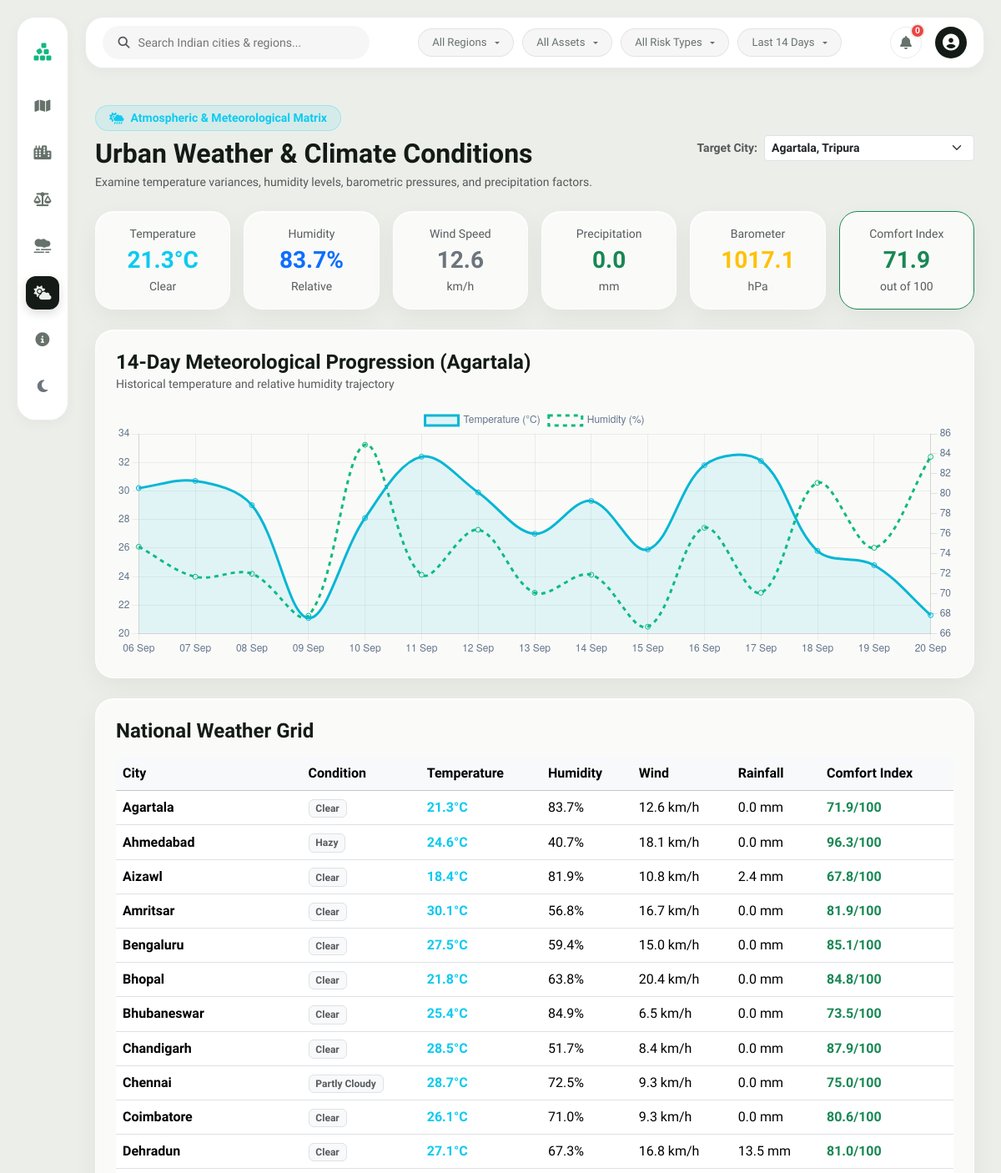
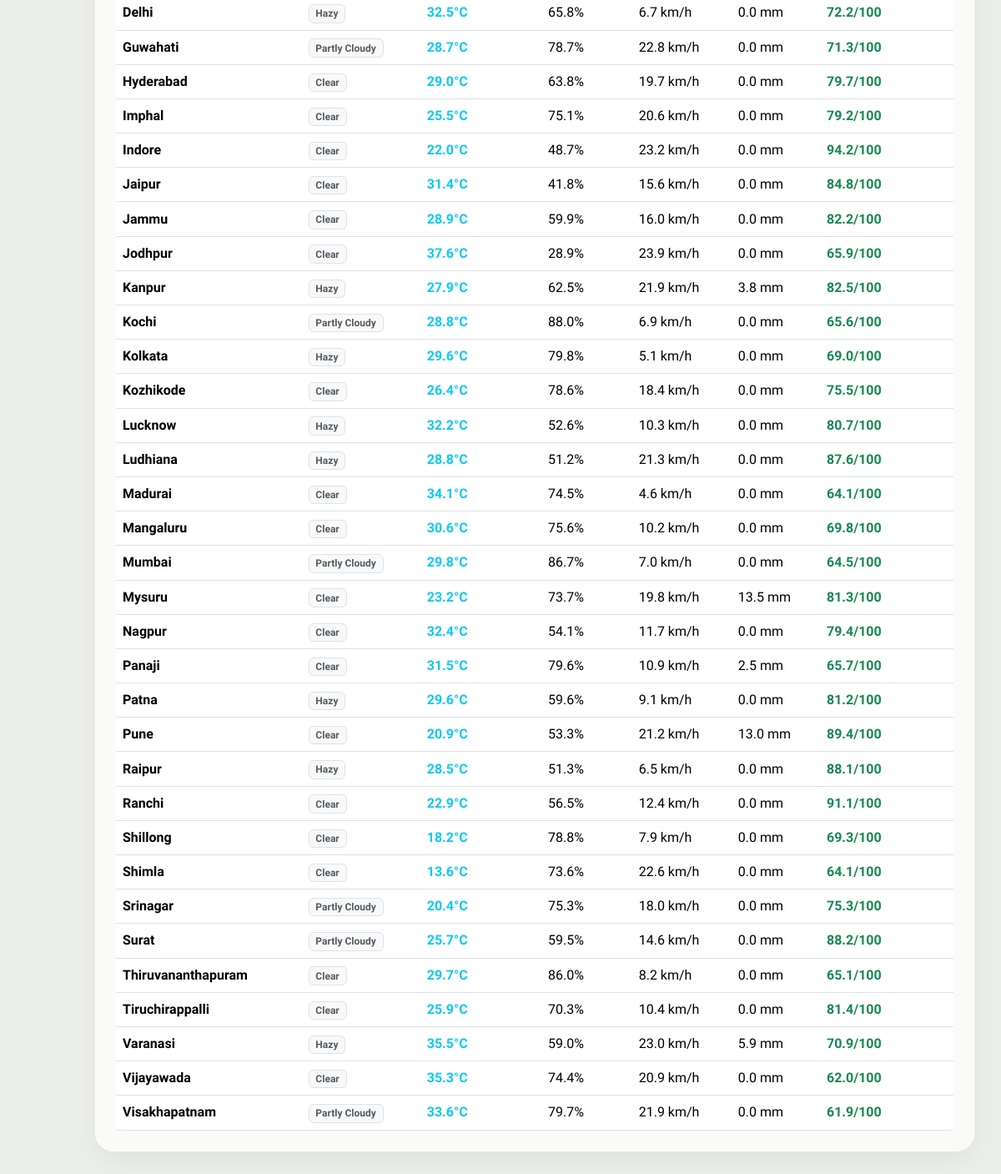
Page /weather/ on the committed database (2 pictures, top to bottom).
### weather/models.py (models this page shows, shortened)
class Weather(models.Model):
    CONDITION_CHOICES = [
        ('Clear', 'Clear / Sunny'),
        ('Partly Cloudy', 'Partly Cloudy'),
        ('Cloudy', 'Cloudy'),
        ('Hazy', 'Hazy / Smog'),
        ('Rainy', 'Rainy'),
        ('Thunderstorm', 'Thunderstorm'),
    ]
    city = models.ForeignKey(City, on_delete=models.CASCADE, related_name='weather_records')
    recorded_date = models.DateField()
    temperature = models.FloatField(help_text='Temperature in degrees Celsius')
    humidity = models.FloatField(help_text='Humidity percentage (0 - 100)')
    rainfall = models.FloatField(help_text='Rainfall in mm', default=0.0)
    wind_speed = models.FloatField(help_text='Wind speed in km/h')
    pressure = models.FloatField(help_text='Atmospheric pressure in hPa', default=1013.25)
    condition = models.CharField(max_length=30, choices=CONDITION_CHOICES, default='Clear')
    created_at = models.DateTimeField(auto_now_add=True)
    class Meta:
        verbose_name = 'Weather Record'
        verbose_name_plural = 'Weather Records'
        ordering = ['-recorded_date']
        unique_together = ('city', 'recorded_date')
    def get_comfort_index(self):
        temp_comfort = 100 - abs(self.temperature - 24) * 3
        hum_comfort = 100 - abs(self.humidity - 45) * 1.5
        score = max(10, min(100, (temp_comfort * 0.6) + (hum_comfort * 0.4)))
        return round(score, 1)

### cities/models.py (models this page shows, shortened)
class City(models.Model):
    name = models.CharField(max_length=100, unique=True)
    slug = models.SlugField(max_length=100, unique=True, blank=True)
    state = models.CharField(max_length=100)
    population = models.BigIntegerField(help_text='Total city population')
    latitude = models.DecimalField(max_digits=9, decimal_places=6)
    longitude = models.DecimalField(max_digits=9, decimal_places=6)
    description = models.TextField(blank=True, default='')
    is_metro = models.BooleanField(default=False)
    created_at = models.DateTimeField(auto_now_add=True)
    class Meta:
        verbose_name_plural = 'Cities'
        ordering = ['name']
    @property
    def latest_weather(self):
        return self.weather_records.order_by('-recorded_date').first()

### weather/views.py (the view)
# urls.py: path('', views.weather_view, name='index'),
def weather_view(request):
    cities = City.objects.all().order_by('name')
    selected_city_id = request.GET.get('city')
    selected_city = None
    if selected_city_id:
        selected_city = City.objects.filter(id=selected_city_id).first()
    if not selected_city and cities.exists():
        selected_city = cities.first()
    weather_overview = []
    for c in cities:
        wt = c.latest_weather
        if wt:
            weather_overview.append({
                'city': c,
                'temp': wt.temperature,
                'humidity': wt.humidity,
                'rainfall': wt.rainfall,
                'wind_speed': wt.wind_speed,
                'pressure': wt.pressure,
                'condition': wt.condition,
                'comfort': wt.get_comfort_index(),
            })
    chart_data = {'dates': [], 'temp': [], 'humidity': [], 'wind': [], 'rain': []}
    latest_wt = None
    if selected_city:
        latest_wt = selected_city.latest_weather
        records = selected_city.weather_records.order_by('recorded_date')[:15]
        for r in records:
            chart_data['dates'].append(r.recorded_date.strftime('%d %b'))
            chart_data['temp'].append(r.temperature)
            chart_data['humidity'].append(r.humidity)
            chart_data['wind'].append(r.wind_speed)
            chart_data['rain'].append(r.rainfall)
    context = {
        'cities': cities,
        'selected_city': selected_city,
        'latest_wt': latest_wt,
        'weather_overview': weather_overview,
        'chart_data_json': json.dumps(chart_data),
    }
    return render(request, 'weather/index.html', context)

### templates/weather/index.html (shortened to what this page needs)
{% extends 'base.html' %}
{% load static %}
{% block content %}
<div class="container py-4">
  <div class="d-flex flex-wrap justify-content-between align-items-center gap-3 mb-4">
    <div>
      <div class="d-inline-flex align-items-center gap-2 px-3 py-1 rounded-pill bg-info bg-opacity-10 text-info fw-semibold small mb-2 border border-info border-opacity-25">
        <i class="fas fa-cloud-sun-rain"></i> Atmospheric & Meteorological Matrix
      </div>
      <h2 class="brand-font fw-bold mb-1">Urban Weather & Climate Conditions</h2>
      <p class="text-muted small mb-0">Examine temperature variances, humidity levels, barometric pressures, and precipitation factors.</p>
    </div>
    <form method="GET" action="{% url 'weather:index' %}" class="d-flex align-items-center gap-2">
      <label class="small text-muted fw-bold text-nowrap">Target City:</label>
      <select name="city" class="form-select form-select-sm fw-semibold" onchange="this.form.submit()">
        {% for c in cities %}
          <option value="{{ c.id }}" {% if c.id == selected_city.id %}selected{% endif %}>{{ c.name }}, {{ c.state }}</option>
        {% endfor %}
      </select>
    </form>
  </div>
  <div class="row g-3 mb-4">
    <div class="col-md-2 col-sm-4 col-6">
      <div class="eco-card text-center p-3">
        <div class="small text-muted">Temperature</div>
        <div class="fw-bold fs-3 text-info">{{ latest_wt.temperature }}°C</div>
        <div class="small text-muted">{{ latest_wt.condition }}</div>
      </div>
    </div>
    <div class="col-md-2 col-sm-4 col-6">
      <div class="eco-card text-center p-3">
        <div class="small text-muted">Humidity</div>
        <div class="fw-bold fs-3 text-primary">{{ latest_wt.humidity }}%</div>
        <div class="small text-muted">Relative</div>
      </div>
    </div>
    <div class="col-md-2 col-sm-4 col-6">
      <div class="eco-card text-center p-3">
        <div class="small text-muted">Wind Speed</div>
        <div class="fw-bold fs-3 text-secondary">{{ latest_wt.wind_speed }}</div>
        <div class="small text-muted">km/h</div>
      </div>
    </div>
    <div class="col-md-2 col-sm-4 col-6">
      <div class="eco-card text-center p-3">
        <div class="small text-muted">Precipitation</div>
        <div class="fw-bold fs-3 text-success">{{ latest_wt.rainfall }}</div>
        <div class="small text-muted">mm</div>
      </div>
    </div>
    <div class="col-md-2 col-sm-4 col-6">
      <div class="eco-card text-center p-3">
        <div class="small text-muted">Barometer</div>
        <div class="fw-bold fs-3 text-warning">{{ latest_wt.pressure }}</div>
        <div class="small text-muted">hPa</div>
      </div>
    </div>
    <div class="col-md-2 col-sm-4 col-6">
      <div class="eco-card text-center p-3 border-success">
        <div class="small text-muted">Comfort Index</div>
        <div class="fw-bold fs-3 text-success">{{ latest_wt.get_comfort_index }}</div>
        <div class="small text-muted">out of 100</div>
      </div>
    </div>
  </div>
  <div class="eco-card mb-4">
    <div class="d-flex justify-content-between align-items-center mb-3">
      <div>
        <h4 class="brand-font fw-bold mb-0">14-Day Meteorological Progression ({{ selected_city.name }})</h4>
        <span class="small text-muted">Historical temperature and relative humidity trajectory</span>
      </div>
    </div>
    <div style="height: 300px;" class="position-relative">
      <canvas id="weatherHistoryChart"></canvas>
    </div>
  </div>
  <div class="eco-card">
    <h4 class="brand-font fw-bold mb-3">National Weather Grid</h4>
    <div class="table-responsive">
      <table class="table table-hover align-middle mb-0">
        <thead class="table-light">
          <tr>
            <th>City</th>
            <th>Condition</th>
            <th>Temperature</th>
            <th>Humidity</th>
            <th>Wind</th>
            <th>Rainfall</th>
            <th>Comfort Index</th>
          </tr>
        </thead>
        <tbody>
          {% for item in weather_overview %}
            <tr>
              <td>
                <a href="{% url 'cities:detail' item.city.slug %}" class="fw-bold text-decoration-none text-reset">
                  {{ item.city.name }}
                </a>
              </td>
              <td><span class="badge bg-body-tertiary text-muted border">{{ item.condition }}</span></td>
              <td class="text-info fw-bold">{{ item.temp }}°C</td>
              <td>{{ item.humidity }}%</td>
              <td>{{ item.wind_speed }} km/h</td>
              <td>{{ item.rainfall }} mm</td>
              <td><strong class="text-success">{{ item.comfort }}/100</strong></td>
            </tr>
          {% endfor %}
        </tbody>
      </table>
    </div>
  </div>
</div>
{% endblock %}
{% block extra_js %}
<script>
document.addEventListener('DOMContentLoaded', function() {
  const chartData = {{ chart_data_json|safe }};
  const ctx = document.getElementById('weatherHistoryChart');
  if (ctx) {
    const theme = EcoCharts.getChartThemeColors();
    new Chart(ctx, {
      type: 'line',
      data: {
        labels: chartData.dates,
        datasets: [
          {
            label: 'Temperature (°C)',
            data: chartData.temp,
            borderColor: '#06b6d4',
            backgroundColor: 'rgba(6, 182, 212, 0.1)',
            yAxisID: 'y',
            fill: true,
            tension: 0.35
          },
          {
            label: 'Humidity (%)',
            data: chartData.humidity,
            borderColor: '#10b981',
            backgroundColor: 'transparent',
            yAxisID: 'y1',
            borderDash: [5, 5],
            tension: 0.35
          }
        ]
      },
      options: {
        responsive: true,
        maintainAspectRatio: false,
        scales: {
          x: { grid: { color: theme.gridColor }, ticks: { color: theme.textColor } },
          y: {
            type: 'linear',
            display: true,
            position: 'left',
            grid: { color: theme.gridColor },
            ticks: { color: theme.textColor }
          },
          y1: {
            type: 'linear',
            display: true,
            position: 'right',
            grid: { drawOnChartArea: false },
            ticks: { color: theme.textColor }
          }
        },
        plugins: {
          legend: { position: 'top', labels: { color: theme.textColor } }
        }
      }
    });
  }
});
</script>
{% endblock %}

### static/css/custom.css (style rules this page uses)
:root { --ep-canvas-bg: #ecefe9; --ep-panel-bg: rgba(255, 255, 255, 0.96); --ep-panel-hover: #ffffff; --ep-border: rgba(0, 0, 0, 0.08); --ep-border-light: rgba(0, 0, 0, 0.04); --ep-text-main: #141b17; --ep-text-muted: #67726b; --ep-font-serif: 'Newsreader', Georgia, serif; --ep-font-sans: 'Plus Jakarta Sans', -apple-system, BlinkMacSystemFont, sans-serif; --risk-critical: #d93829; --risk-high: #e76f51; --risk-moderate: #e09f3e; --risk-satisfactory: #2a9d8f; --risk-good: #38b000; --risk-blue: #0077b6; --ep-shadow-subtle: 0 4px 16px rgba(0, 0, 0, 0.04); --ep-shadow-card: 0 10px 32px rgba(0, 0, 0, 0.07); --ep-shadow-float: 0 24px 50px rgba(0, 0, 0, 0.14); --ep-radius: 22px; --ep-radius-sm: 14px; }
body { background-color: var(--ep-canvas-bg); color: var(--ep-text-main); font-family: var(--ep-font-sans); min-height: 100vh; margin: 0; padding: 0; overflow-x: hidden; transition: background-color 0.25s ease, color 0.25s ease; }
.eco-card { background: rgba(255, 255, 255, 0.72); backdrop-filter: blur(16px); -webkit-backdrop-filter: blur(16px); border: 1px solid rgba(255, 255, 255, 0.6); border-radius: var(--ep-radius); box-shadow: 0 10px 30px rgba(0, 0, 0, 0.05), inset 0 1px 0 rgba(255, 255, 255, 0.8); padding: 1.5rem; transition: all 0.28s cubic-bezier(0.16, 1, 0.3, 1); position: relative; }

### rows in the picture
Weather: temperature "21.3", condition "Clear", humidity "83.7", wind_speed "12.6", rainfall "0.0", pressure "1017.1", get_comfort_index "71.9"
City: name "Agartala", city.name "Agartala", condition "Clear", temp "21.3", humidity "83.7", wind_speed "12.6", rainfall "0.0", comfort "71.9"
City: city.name "Ahmedabad", condition "Hazy", temp "24.6", humidity "40.7", wind_speed "18.1", rainfall "0.0", comfort "96.3"
City: city.name "Aizawl", condition "Clear", temp "18.4", humidity "81.9", wind_speed "10.8", rainfall "2.4", comfort "67.8"
City: city.name "Amritsar", condition "Clear", temp "30.1", humidity "56.8", wind_speed "16.7", rainfall "0.0", comfort "81.9"
City: city.name "Bengaluru", condition "Clear", temp "27.5", humidity "59.4", wind_speed "15.0", rainfall "0.0", comfort "85.1"
City: city.name "Bhopal", condition "Clear", temp "21.8", humidity "63.8", wind_speed "20.4", rainfall "0.0", comfort "84.8"
City: city.name "Bhubaneswar", condition "Clear", temp "25.4", humidity "84.9", wind_speed "6.5", rainfall "0.0", comfort "73.5"
City: city.name "Chandigarh", condition "Clear", temp "28.5", humidity "51.7", wind_speed "8.4", rainfall "0.0", comfort "87.9"
City: city.name "Chennai", condition "Partly Cloudy", temp "28.7", humidity "72.5", wind_speed "9.3", rainfall "0.0", comfort "75.0"
City: city.name "Coimbatore", condition "Clear", temp "26.1", humidity "71.0", wind_speed "9.3", rainfall "0.0", comfort "80.6"
City: city.name "Dehradun", condition "Clear", temp "27.1", humidity "67.3", wind_speed "16.8", rainfall "13.5", comfort "81.0"
City: city.name "Delhi", condition "Hazy", temp "32.5", humidity "65.8", wind_speed "6.7", rainfall "0.0", comfort "72.2"
City: city.name "Guwahati", condition "Partly Cloudy", temp "28.7", humidity "78.7", wind_speed "22.8", rainfall "0.0", comfort "71.3"
City: city.name "Hyderabad", condition "Clear", temp "29.0", humidity "63.8", wind_speed "19.7", rainfall "0.0", comfort "79.7"
City: city.name "Imphal", condition "Clear", temp "25.5", humidity "75.1", wind_speed "20.6", rainfall "0.0", comfort "79.2"
City: city.name "Indore", condition "Clear", temp "22.0", humidity "48.7", wind_speed "23.2", rainfall "0.0", comfort "94.2"
City: city.name "Jaipur", condition "Clear", temp "31.4", humidity "41.8", wind_speed "15.6", rainfall "0.0", comfort "84.8"
City: city.name "Jammu", condition "Clear", temp "28.9", humidity "59.9", wind_speed "16.0", rainfall "0.0", comfort "82.2"
City: city.name "Jodhpur", condition "Clear", temp "37.6", humidity "28.9", wind_speed "23.9", rainfall "0.0", comfort "65.9"
City: city.name "Kanpur", condition "Hazy", temp "27.9", humidity "62.5", wind_speed "21.9", rainfall "3.8", comfort "82.5"
City: city.name "Kochi", condition "Partly Cloudy", temp "28.8", humidity "88.0", wind_speed "6.9", rainfall "0.0", comfort "65.6"
City: city.name "Kolkata", condition "Hazy", temp "29.6", humidity "79.8", wind_speed "5.1", rainfall "0.0", comfort "69.0"
City: city.name "Kozhikode", condition "Clear", temp "26.4", humidity "78.6", wind_speed "18.4", rainfall "0.0", comfort "75.5"
City: city.name "Lucknow", condition "Hazy", temp "32.2", humidity "52.6", wind_speed "10.3", rainfall "0.0", comfort "80.7"
City: city.name "Ludhiana", condition "Hazy", temp "28.8", humidity "51.2", wind_speed "21.3", rainfall "0.0", comfort "87.6"
City: city.name "Madurai", condition "Clear", temp "34.1", humidity "74.5", wind_speed "4.6", rainfall "0.0", comfort "64.1"
City: city.name "Mangaluru", condition "Clear", temp "30.6", humidity "75.6", wind_speed "10.2", rainfall "0.0", comfort "69.8"
City: city.name "Mumbai", condition "Partly Cloudy", temp "29.8", humidity "86.7", wind_speed "7.0", rainfall "0.0", comfort "64.5"
City: city.name "Mysuru", condition "Clear", temp "23.2", humidity "73.7", wind_speed "19.8", rainfall "13.5", comfort "81.3"
City: city.name "Nagpur", condition "Clear", temp "32.4", humidity "54.1", wind_speed "11.7", rainfall "0.0", comfort "79.4"
City: city.name "Panaji", condition "Clear", temp "31.5", humidity "79.6", wind_speed "10.9", rainfall "2.5", comfort "65.7"
City: city.name "Patna", condition "Hazy", temp "29.6", humidity "59.6", wind_speed "9.1", rainfall "0.0", comfort "81.2"
City: city.name "Pune", condition "Clear", temp "20.9", humidity "53.3", wind_speed "21.2", rainfall "13.0", comfort "89.4"
City: city.name "Raipur", condition "Hazy", temp "28.5", humidity "51.3", wind_speed "6.5", rainfall "0.0", comfort "88.1"
City: city.name "Ranchi", condition "Clear", temp "22.9", humidity "56.5", wind_speed "12.4", rainfall "0.0", comfort "91.1"
City: city.name "Shillong", condition "Clear", temp "18.2", humidity "78.8", wind_speed "7.9", rainfall "0.0", comfort "69.3"
City: city.name "Shimla", condition "Clear", temp "13.6", humidity "73.6", wind_speed "22.6", rainfall "0.0", comfort "64.1"
City: city.name "Srinagar", condition "Partly Cloudy", temp "20.4", humidity "75.3", wind_speed "18.0", rainfall "0.0", comfort "75.3"
City: city.name "Surat", condition "Partly Cloudy", temp "25.7", humidity "59.5", wind_speed "14.6", rainfall "0.0", comfort "88.2"
City: city.name "Thiruvananthapuram", condition "Clear", temp "29.7", humidity "86.0", wind_speed "8.2", rainfall "0.0", comfort "65.1"
City: city.name "Tiruchirappalli", condition "Clear", temp "25.9", humidity "70.3", wind_speed "10.4", rainfall "0.0", comfort "81.4"
City: city.name "Varanasi", condition "Hazy", temp "35.5", humidity "59.0", wind_speed "23.0", rainfall "5.9", comfort "70.9"
City: city.name "Vijayawada", condition "Clear", temp "35.3", humidity "74.4", wind_speed "20.9", rainfall "0.0", comfort "62.0"
City: city.name "Visakhapatnam", condition "Partly Cloudy", temp "33.6", humidity "79.7", wind_speed "21.9", rainfall "0.0", comfort "61.9"

### other values in the picture
form field city "Agartala, Tripura"
